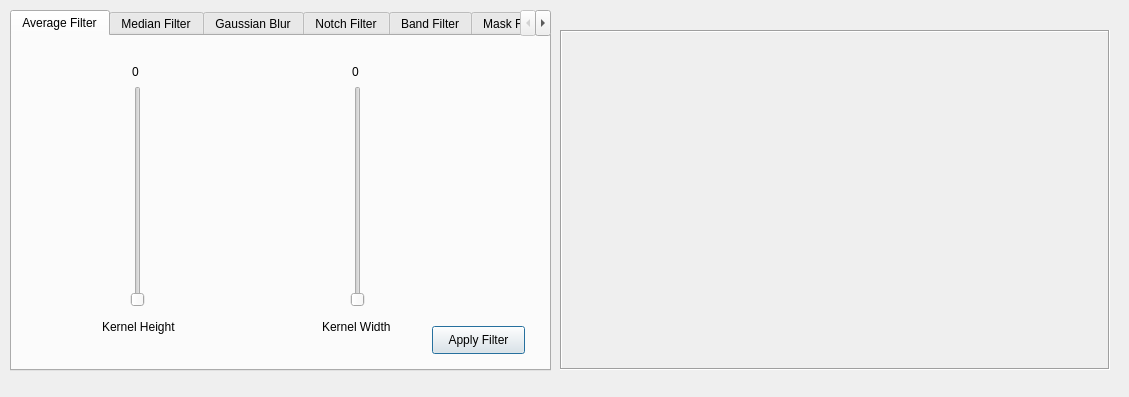
<?xml version="1.0" encoding="UTF-8"?>
<ui version="4.0">
 <class>noiseRemoveDialog</class>
 <widget class="QDialog" name="noiseRemoveDialog">
  <property name="geometry">
   <rect>
    <x>0</x>
    <y>0</y>
    <width>1129</width>
    <height>397</height>
   </rect>
  </property>
  <property name="windowTitle">
   <string>Remove Noise</string>
  </property>
  <widget class="QTabWidget" name="tabs">
   <property name="geometry">
    <rect>
     <x>10</x>
     <y>10</y>
     <width>541</width>
     <height>361</height>
    </rect>
   </property>
   <property name="whatsThis">
    <string>&lt;html&gt;&lt;head/&gt;&lt;body&gt;&lt;p&gt;this is tab1&lt;/p&gt;&lt;p&gt;&lt;br/&gt;&lt;/p&gt;&lt;/body&gt;&lt;/html&gt;</string>
   </property>
   <property name="currentIndex">
    <number>0</number>
   </property>
   <widget class="QWidget" name="tab">
    <attribute name="title">
     <string>Average Filter</string>
    </attribute>
    <widget class="QLabel" name="slider2_counter">
     <property name="geometry">
      <rect>
       <x>340</x>
       <y>20</y>
       <width>31</width>
       <height>31</height>
      </rect>
     </property>
     <property name="text">
      <string>0</string>
     </property>
     <property name="textFormat">
      <enum>Qt::AutoText</enum>
     </property>
    </widget>
    <widget class="QSlider" name="slider2">
     <property name="geometry">
      <rect>
       <x>330</x>
       <y>50</y>
       <width>31</width>
       <height>221</height>
      </rect>
     </property>
     <property name="minimum">
      <number>0</number>
     </property>
     <property name="maximum">
      <number>100</number>
     </property>
     <property name="singleStep">
      <number>1</number>
     </property>
     <property name="value">
      <number>0</number>
     </property>
     <property name="tracking">
      <bool>true</bool>
     </property>
     <property name="orientation">
      <enum>Qt::Vertical</enum>
     </property>
    </widget>
    <widget class="QLabel" name="label_3">
     <property name="geometry">
      <rect>
       <x>310</x>
       <y>280</y>
       <width>81</width>
       <height>21</height>
      </rect>
     </property>
     <property name="text">
      <string>Kernel Width</string>
     </property>
     <property name="textFormat">
      <enum>Qt::AutoText</enum>
     </property>
    </widget>
    <widget class="QLabel" name="slider1_counter">
     <property name="geometry">
      <rect>
       <x>120</x>
       <y>20</y>
       <width>31</width>
       <height>31</height>
      </rect>
     </property>
     <property name="text">
      <string>0</string>
     </property>
     <property name="textFormat">
      <enum>Qt::AutoText</enum>
     </property>
    </widget>
    <widget class="QLabel" name="label_4">
     <property name="geometry">
      <rect>
       <x>90</x>
       <y>280</y>
       <width>81</width>
       <height>21</height>
      </rect>
     </property>
     <property name="text">
      <string>Kernel Height</string>
     </property>
     <property name="textFormat">
      <enum>Qt::AutoText</enum>
     </property>
    </widget>
    <widget class="QPushButton" name="apply_button">
     <property name="enabled">
      <bool>true</bool>
     </property>
     <property name="geometry">
      <rect>
       <x>420</x>
       <y>290</y>
       <width>93</width>
       <height>28</height>
      </rect>
     </property>
     <property name="text">
      <string>Apply Filter</string>
     </property>
    </widget>
    <widget class="QSlider" name="slider1">
     <property name="geometry">
      <rect>
       <x>110</x>
       <y>50</y>
       <width>31</width>
       <height>221</height>
      </rect>
     </property>
     <property name="minimum">
      <number>0</number>
     </property>
     <property name="maximum">
      <number>100</number>
     </property>
     <property name="singleStep">
      <number>1</number>
     </property>
     <property name="value">
      <number>0</number>
     </property>
     <property name="tracking">
      <bool>true</bool>
     </property>
     <property name="orientation">
      <enum>Qt::Vertical</enum>
     </property>
    </widget>
   </widget>
   <widget class="QWidget" name="tab_2">
    <attribute name="title">
     <string>Median Filter</string>
    </attribute>
    <widget class="QLabel" name="label_2">
     <property name="geometry">
      <rect>
       <x>220</x>
       <y>280</y>
       <width>71</width>
       <height>21</height>
      </rect>
     </property>
     <property name="text">
      <string>Kernel Size</string>
     </property>
     <property name="textFormat">
      <enum>Qt::AutoText</enum>
     </property>
    </widget>
    <widget class="QSlider" name="slider3">
     <property name="geometry">
      <rect>
       <x>240</x>
       <y>50</y>
       <width>31</width>
       <height>221</height>
      </rect>
     </property>
     <property name="minimum">
      <number>0</number>
     </property>
     <property name="maximum">
      <number>100</number>
     </property>
     <property name="singleStep">
      <number>1</number>
     </property>
     <property name="orientation">
      <enum>Qt::Vertical</enum>
     </property>
    </widget>
    <widget class="QPushButton" name="apply_button_1">
     <property name="enabled">
      <bool>true</bool>
     </property>
     <property name="geometry">
      <rect>
       <x>420</x>
       <y>290</y>
       <width>93</width>
       <height>28</height>
      </rect>
     </property>
     <property name="text">
      <string>Apply Filter</string>
     </property>
    </widget>
    <widget class="QLabel" name="slider3_counter">
     <property name="geometry">
      <rect>
       <x>250</x>
       <y>20</y>
       <width>31</width>
       <height>31</height>
      </rect>
     </property>
     <property name="text">
      <string>0</string>
     </property>
     <property name="textFormat">
      <enum>Qt::AutoText</enum>
     </property>
    </widget>
   </widget>
   <widget class="QWidget" name="tab_6">
    <attribute name="title">
     <string>Gaussian Blur</string>
    </attribute>
    <widget class="QLabel" name="label_7">
     <property name="geometry">
      <rect>
       <x>80</x>
       <y>280</y>
       <width>81</width>
       <height>21</height>
      </rect>
     </property>
     <property name="text">
      <string>Kernel Size</string>
     </property>
     <property name="textFormat">
      <enum>Qt::AutoText</enum>
     </property>
    </widget>
    <widget class="QSlider" name="slider5">
     <property name="geometry">
      <rect>
       <x>200</x>
       <y>50</y>
       <width>31</width>
       <height>221</height>
      </rect>
     </property>
     <property name="minimum">
      <number>0</number>
     </property>
     <property name="maximum">
      <number>100</number>
     </property>
     <property name="singleStep">
      <number>1</number>
     </property>
     <property name="value">
      <number>0</number>
     </property>
     <property name="tracking">
      <bool>true</bool>
     </property>
     <property name="orientation">
      <enum>Qt::Vertical</enum>
     </property>
    </widget>
    <widget class="QLabel" name="slider5_counter">
     <property name="geometry">
      <rect>
       <x>210</x>
       <y>20</y>
       <width>31</width>
       <height>31</height>
      </rect>
     </property>
     <property name="text">
      <string>0</string>
     </property>
     <property name="textFormat">
      <enum>Qt::AutoText</enum>
     </property>
    </widget>
    <widget class="QSlider" name="slider4">
     <property name="geometry">
      <rect>
       <x>100</x>
       <y>50</y>
       <width>31</width>
       <height>221</height>
      </rect>
     </property>
     <property name="minimum">
      <number>0</number>
     </property>
     <property name="maximum">
      <number>100</number>
     </property>
     <property name="singleStep">
      <number>1</number>
     </property>
     <property name="value">
      <number>0</number>
     </property>
     <property name="tracking">
      <bool>true</bool>
     </property>
     <property name="orientation">
      <enum>Qt::Vertical</enum>
     </property>
    </widget>
    <widget class="QLabel" name="slider4_counter">
     <property name="geometry">
      <rect>
       <x>110</x>
       <y>20</y>
       <width>31</width>
       <height>31</height>
      </rect>
     </property>
     <property name="text">
      <string>0</string>
     </property>
     <property name="textFormat">
      <enum>Qt::AutoText</enum>
     </property>
    </widget>
    <widget class="QPushButton" name="apply_button_2">
     <property name="enabled">
      <bool>true</bool>
     </property>
     <property name="geometry">
      <rect>
       <x>420</x>
       <y>290</y>
       <width>93</width>
       <height>28</height>
      </rect>
     </property>
     <property name="text">
      <string>Apply Filter</string>
     </property>
    </widget>
    <widget class="QLabel" name="label_8">
     <property name="geometry">
      <rect>
       <x>190</x>
       <y>280</y>
       <width>51</width>
       <height>21</height>
      </rect>
     </property>
     <property name="text">
      <string>Sigma X</string>
     </property>
     <property name="textFormat">
      <enum>Qt::AutoText</enum>
     </property>
    </widget>
    <widget class="QLabel" name="slider6_counter">
     <property name="geometry">
      <rect>
       <x>300</x>
       <y>20</y>
       <width>31</width>
       <height>31</height>
      </rect>
     </property>
     <property name="text">
      <string>0</string>
     </property>
     <property name="textFormat">
      <enum>Qt::AutoText</enum>
     </property>
    </widget>
    <widget class="QLabel" name="label_9">
     <property name="geometry">
      <rect>
       <x>280</x>
       <y>280</y>
       <width>51</width>
       <height>21</height>
      </rect>
     </property>
     <property name="text">
      <string>Sigma Y</string>
     </property>
     <property name="textFormat">
      <enum>Qt::AutoText</enum>
     </property>
    </widget>
    <widget class="QSlider" name="slider6">
     <property name="geometry">
      <rect>
       <x>290</x>
       <y>50</y>
       <width>31</width>
       <height>221</height>
      </rect>
     </property>
     <property name="minimum">
      <number>0</number>
     </property>
     <property name="maximum">
      <number>100</number>
     </property>
     <property name="singleStep">
      <number>1</number>
     </property>
     <property name="value">
      <number>0</number>
     </property>
     <property name="tracking">
      <bool>true</bool>
     </property>
     <property name="orientation">
      <enum>Qt::Vertical</enum>
     </property>
    </widget>
   </widget>
   <widget class="QWidget" name="tab_3">
    <attribute name="title">
     <string>Notch Filter</string>
    </attribute>
   </widget>
   <widget class="QWidget" name="tab_5">
    <attribute name="title">
     <string>Band Filter</string>
    </attribute>
   </widget>
   <widget class="QWidget" name="tab_4">
    <attribute name="title">
     <string>Mask Filter</string>
    </attribute>
   </widget>
  </widget>
  <widget class="QLabel" name="image_label">
   <property name="geometry">
    <rect>
     <x>560</x>
     <y>30</y>
     <width>550</width>
     <height>340</height>
    </rect>
   </property>
   <property name="frameShape">
    <enum>QFrame::Box</enum>
   </property>
   <property name="frameShadow">
    <enum>QFrame::Sunken</enum>
   </property>
   <property name="text">
    <string/>
   </property>
   <property name="alignment">
    <set>Qt::AlignCenter</set>
   </property>
  </widget>
 </widget>
 <resources/>
 <connections/>
</ui>
